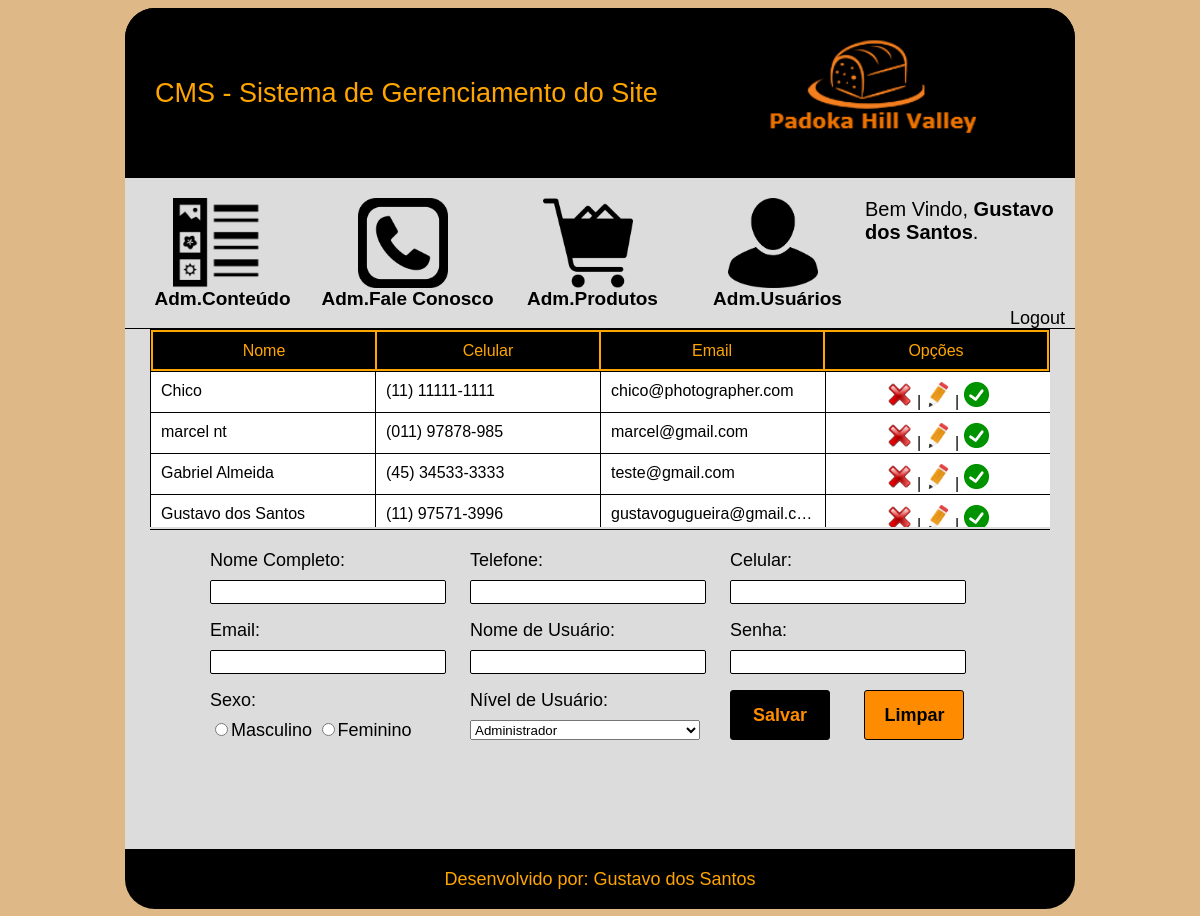
The page /cms/gerenciamento-usuarios.php (signed in) on the database its author committed.
### tables this page shows
CREATE TABLE `tbl_usuario` (
  `id` int(11) NOT NULL AUTO_INCREMENT,
  `usuario` varchar(20) NOT NULL,
  `senha` varchar(50) DEFAULT NULL,
  `nome` varchar(50) NOT NULL,
  `email` varchar(50) NOT NULL,
  `telefone` varchar(15) DEFAULT NULL,
  `celular` varchar(15) DEFAULT NULL,
  `sexo` char(1) NOT NULL,
  `idNivelUsuario` int(11) NOT NULL,
  `status` tinyint(1) NOT NULL,
  PRIMARY KEY (`id`),
  KEY `idNivelUsuario` (`idNivelUsuario`),
  CONSTRAINT `tbl_usuario_ibfk_1` FOREIGN KEY (`idNivelUsuario`) REFERENCES `tbl_nivel_usuario` (`id`)
);

### cms/gerenciamento-usuarios.php (the view, shortened to what this page needs)
<?php
    $selected = "";
    $botao = "Salvar";
    $rdoMasculino = "";
    $rdoFeminino = "";
    $usuario = "";
    $senha = "";
    $nome = "";
    $email = "";
    $telefone = "";
    $celular = "";
?>
<!DOCTYPE html>
<html>
<head>
    <link rel="stylesheet" type="text/css" href="css/gerencia-usuario.css">
    <link rel="stylesheet" type="text/css" href="css/header.css">
</head>
<body>
    <div id="main">
        <?php require_once 'header.php'; ?>
        <div id="content">
            <div id="caixa-tabela" >
                <table id="tabela-titulos" >
                    <tr>
                        <td>
                            Nome
                        </td>
                         <td>
                            Celular
                        </td>
                         <td>
                            Email
                        </td>
                         <td>
                            Opções
                        </td>
                    </tr>
                </table>
                    <div id="tabela-usuarios">
                        <?php
                            $sql = "SELECT * FROM tbl_usuario ORDER BY id DESC";
                            $resultado = mysqli_query($con,$sql);
                            while($rsUsuarios = mysqli_fetch_array($resultado)){
                                if($rsUsuarios['status'] == 1 ){
                                    $statusFoto = "check.png";
                                }else{
                                    $statusFoto = "noCheck.png";
                                }
                        ?>
                        <div class="linha">
                            <div class="campo">
                                <?php echo($rsUsuarios['nome']);?>
                            </div>
                             <div class="campo">
                                <?php echo($rsUsuarios['celular']);?>
                            </div>
                             <div class="campo">
                               <?php echo($rsUsuarios['email']);?>
                            </div>
                             <div class="campo" style="text-align:center;">
                                 <a href="gerenciamento-usuarios.php?modo=excluir&id=<?php echo($rsUsuarios['id']);?>" onclick="return confirm('Deseja Realmente excluir')">
                                    <img src="imagens/gUsers/delete.png" class="foto-opcoes">
                                 </a>|
                                <a href="gerenciamento-usuarios.php?modo=consultar&id=<?php echo($rsUsuarios['id']);?>">
                                    <img src="imagens/gUsers/edit.png" class="foto-opcoes">
                                 </a>|
                                 <a href="gerenciamento-usuarios.php?modo=mudaStatus&id=<?php echo($rsUsuarios['id']);?>&status=<?php echo($rsUsuarios['status']);?>">
                                    <img src="imagens/gUsers/<?php echo($statusFoto);?>" class="foto-opcoes">
                                 </a>
                            </div>
                        </div>
                        <?php
                            }
                        ?>
                    </div>
            </div>
            <form name="formUsuario" method="POST" action="gerenciamento-usuarios.php">
                <div class="caixa-inputs">
                    <div class="desc">Nome Completo:</div>
                        <input type="text" class="obj-input" value="<?php echo($nome)?>" name="txtNome" maxlength="50" id="nome" onkeypress="return validar(event,'number','nome')" required>
                </div>
                <div class="caixa-inputs">
                    <div class="desc">Telefone:</div>
                        <input type="tel" class="obj-input" value="<?php echo($telefone)?>" name="txtTelefone" maxlength="14" id="telefone" onkeypress="mascaraFone(this); return validar(event,'caracter','telefone')">
                </div>
                <div class="caixa-inputs">
                    <div class="desc">Celular:</div>
                        <input type="tel" class="obj-input" name="txtCelular" value="<?php echo($celular)?>"
                               maxlength="15" id="celular" onkeypress="mascaraCelular(this); return validar(event,'caracter','celular')" required>
                </div>
                <div class="caixa-inputs">
                    <div class="desc">Email:</div>
                        <input type="email" class="obj-input" value="<?php echo($email)?>" name="txtEmail" maxlength="50" required>
                </div>
                <div class="caixa-inputs">
                    <div class="desc">Nome de Usuário:</div>
                        <input type="text" class="obj-input" value="<?php echo($usuario)?>" name="txtNomeUsuario" maxlength="20" required>
                </div>
                <div class="caixa-inputs">
                    <div class="desc">Senha:</div>
                        <input type="password" class="obj-input" name="txtSenha" value="<?php echo($senha)?>"
                               maxlength="50" required>
                </div>
                <div class="caixa-inputs">
                    <div class="desc">Sexo:</div>
                        <div class="obj-input">
                            <input type="radio" <?php echo($rdoMasculino);?> value="M" name="rdoSexo" id="masc"><label for="masc">Masculino</label>
                            <input type="radio" <?php echo($rdoFeminino);?> value="F" name="rdoSexo" id="fem"><label for="fem">Feminino</label>
                        </div>
                </div>
                <div class="caixa-inputs">
                    <div class="desc">Nível de Usuário:</div>
                        <div class="obj-input">
                            <select id="select-nivel" name="txtNivel">
                            <?php
                                $sql = "SELECT * FROM tbl_nivel_usuario WHERE status = 1";
                                $resultado = mysqli_query($con,$sql);
                                while($rsNiveis = mysqli_fetch_array($resultado)){
                                if($rsNiveis['id'] == $nivelUsuario && $modo=="consultar"){
                                    $selected = "selected";
                                }else{
                                    $selected = "";
                                }
                            ?>
                                <option <?php echo($selected);?> value="<?php echo($rsNiveis['id']);?>"><?php echo($rsNiveis['nomeNivel']);?></option>
                            <?php
                                }
                            ?>
                            </select>
                        </div>
                </div>
                <input type="submit" id="botao-salvar" value="<?=$botao?>" name="btnSalvar">
                <input type="reset" id="botao-limpar" value="Limpar">
            </form>
        </div>
        <footer>
            Desenvolvido por: Gustavo dos Santos
        </footer>
    </div>
</body>
</html>

### cms/css/gerencia-usuario.css (style rules this page uses)
body { font-family: sans-serif; background-color: burlywood; }
#main { width: 950px; height: 900px; margin-left: auto; margin-right: auto; border-radius: 30px; }
#content { width: 100%; height: 520px; background-color: gainsboro; border-top: 1px solid #000000; }
#caixa-tabela { width: 900px; margin-left: 25px; height: 200px; background-color: gainsboro; border-bottom: 1px solid black; }
#tabela-titulos { width:900px; height: 35px; border: 1px solid black; text-align: center; background-color: orange; }
#tabela-titulos td { width: 200px; height: 35px; color:orange; background-color: black; }
#tabela-usuarios { width:900px; height: 155px; overflow-y: auto; overflow-x: hidden; background-color: black; }
#tabela-usuarios .linha { width: 900px; height: 40px; border-bottom: 1px solid black; }
#tabela-usuarios .campo { width: 204px; height: 20px; background-color: white; float: left; border-left: 1px solid black; padding: 10px; overflow: hidden; white-space: nowrap; text-overflow: ellipsis; }
.foto-opcoes { width: 25px; height: 25px; }
form { width: 780px; height: 300px; padding: 20px; margin-left: auto; margin-right: auto; }
.caixa-inputs { width: 230px; height: 60px; float: left; margin-bottom: 10px; margin-right: 30px; }
.desc { width:230px; height: 30px; font-size: 18px; }
.obj-input { width:230px; height: 20px; }
#select-nivel { width:230px; height: 20px; }
label { font-size: 18px; }
input { border-style: none; border: 1px solid black; border-radius: 2px; }
#botao-salvar { width: 100px; height: 50px; background-color: black; border-style: none; border-radius: 3px; font-weight: bold; font-size: 18px; border:1px solid black; color: darkorange; }
#botao-limpar { width: 100px; height: 50px; background-color: darkorange; border-style: none; border-radius: 3px; font-weight: bold; font-size: 18px; border:1px solid black; color:black; margin-left: 30px; }
footer { width: 100%; height: 40px; background-color: black; border-bottom-left-radius: 30px; border-bottom-right-radius: 30px; font-size: 18px; text-align: center; color: orange; padding-top: 20px; }

### cms/css/header.css (style rules this page uses)
a:link { text-decoration: none; }
a { color:black; }

### rows shown on the page
tbl_usuario: nome "Chico", celular "(11) 11111-1111", email "chico@photographer.com"
tbl_usuario: nome "marcel nt", celular "(011) 97878-985", email "marcel@gmail.com"
tbl_usuario: nome "Gabriel Almeida", celular "(45) 34533-3333", email "teste@gmail.com"
tbl_usuario: nome "Gustavo dos Santos", celular "(11) 97571-3996", email "gustavogugueira@gmail.c…"

### other values the page prints
$_SESSION['nomeDoUsuario'] "Gustavo dos Santos"
form field txtNivel "Administrador"
